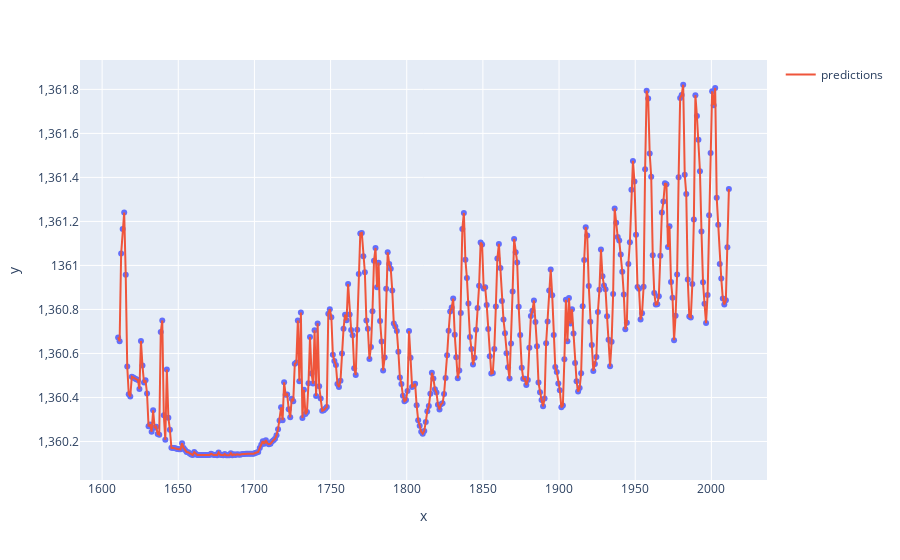

The notebook cell saved with this chart:
### Code cell
import plotly.graph_objects as go

fig.add_traces(go.Scatter(x=x.flatten(), y=preds.flatten(), mode="lines", name="predictions"))

### Figure 1 — Plotly figure (JSON) as saved in the notebook; plotly's stock layout.template omitted (floating-point values rounded to 4 significant figures; data arrays with more than 128 entries replaced by an {"elided": "..."} marker saying what was removed)
{"data": [{"hovertemplate": "x=%{x}<br>y=%{y}<extra></extra>", "legendgroup": "", "marker": {"color": "#636efa", "symbol": "circle"}, "mode": "markers", "name": "", "orientation": "v", "showlegend": false, "type": "scatter", "x": {"elided": "402 float values"}, "xaxis": "x", "y": {"elided": "402 float values"}, "yaxis": "y"}, {"mode": "lines", "name": "predictions", "type": "scatter", "x": {"elided": "402 float values"}, "y": {"elided": "402 float values"}}], "layout": {"legend": {"tracegroupgap": 0}, "margin": {"t": 60}, "xaxis": {"anchor": "y", "domain": [0, 1], "title": {"text": "x"}}, "yaxis": {"anchor": "x", "domain": [0, 1], "title": {"text": "y"}}}}
